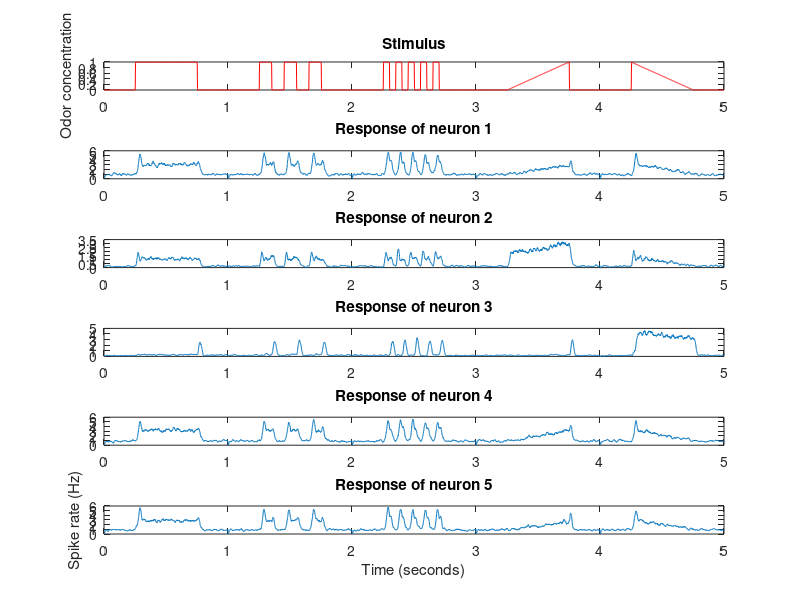

This figure's MATLAB source: (Note: this script raises an error after producing the figure.)
%% PCA on simulated neurons
%
% Guidance is provided via comments and example code below.
%
% To make this script easier to use, the task is broken into  sections,
% each section with a bold header (those starting with '%%') can be run by
% themselves (without running the entire script) using the 'run section
% command'. Just place your cursor within one of these sections (it will
% become highlighted) to allow this functionality.
% 
% AVB & SLH 4/2016

%% Close figures and clear workspace
clear;      % Delete all  variables in workspace, you will lose unsaved variables
close all;  % Close all of the open figure windows

%% Load data 
% This line loads three variables: data, stim, time
load('pca_data.mat')

% data is a 58x5000 matrix, Neurons x Time Points
% Each row is the PSTH of a neuron's response to the stimuli
% stim is a 1x5000 column vector of the Stimuli over time
% time is a 1x5000 column vector of the Time in second

%% Plot data for six neurons
% This section of the code plots the stimulus and the responses for the
% first six neurons in the same figure.  You can copy and change this code
% to create your other figures.

% If you can't see the data in the figure, maximize the figure so you can. 

figure
ax(1) = subplot(6,1,1); % subplot allows you to plot multiple graphs in the same figure
plot(time,stim','r') % Plot the stimulus in red ('r')
ylabel('Odor concentration')
title('Stimulus')
for i = 1:5 % Loop over first 5 neurons to plot their responses
    ax(i+1) = subplot(6,1,i+1);
    plot(time,data(i,:)) % This plots row i of data
    title(['Response of neuron ',num2str(i)])
end
xlabel('Time (seconds)')
ylabel('Spike rate (Hz)')

%% Save figure 
% The saveFormattedFig function saves the last figure you have made in a
% format that is easy to insert (simply by dragging) into a word document.
% You can use this code to save all your other figures by calling
% 'saveFormattedFig' with the the name of the file you wish to save as a
% string, as below:

% You don't need to change any code in the saveFormattedFig.m file. 
psthFigName = 'psth_response_fig';
saveFormattedFig(psthFigName)


%% Calculate the number of neurons and number of time points using the size of the data matrix 
% Use the 'size' function to get the size of each dimension of the data matrix 
%   hint: type 'doc size' for help on the size function
% Assign the number of neurons to the variable 'nNeurons' [ for n(umber)Neurons ]
% Assign the number of time points to the variable 'nTimePts'

% =======================
% Insert/Modify code here

% This is an 'empty' assignment, change it to be the appropriate values by
% using the size function.
nNeurons = []; 
nTimePts = [];

%d
[nNeurons, nTimePts] = size(data);

% =======================

%% "Center" the neural responses by subtracting off each mean response 
% First calculate the mean of each neuron's response using 'mean'. 
% Make sure you calculate the mean of data along the correct axis!
% Calculate the neuron's mean response and NOT the mean response of all
% neurons for one time point. 
%   hint: type 'doc mean' for how to choose the axis 'mean' averages over
%
% Assign the mean response matrix to the variable 'mu' below.

% =======================
% Insert/Modify code here

mu = [];

%d
mu = mean(data,2);

% =======================

% Next subtract each neuron's mean response from its response.
%   hint: The easiest way to do this is by subtracting the matrix mu from 
%       the data matrix. To perform subtraction the dimensions of the
%       matricies must match. You will need to make a copy of mu for
%       each time point to get the dimensions to be the same.
%   hint: 'repmat' will repeat a matrix to make a larger matrix, type 'doc
%       repmat' for help using this function. Use the nTimePts variable to
%       define the number of time dimensions you need
%
% Assign the mean subtracted (centered) responses to the variable
% 'centeredData' below.

% =======================
% Insert/Modify code here

centeredData = [];

%d
centeredData = data - repmat(mu,1,nTimePts);

% =======================

%% Plot centered neural responses for the first six neurons
% Use the plotting code above, or any method you want, to visualize mean
% subtraction. Include a title or otherwise indicate what operation has
% occured. You do not need to include the stimulus, but may if you like.

% =======================
% Insert/Modify code here

figure;
for i = 1:6
    ax(i) = subplot(6,1,i);
    plot(time,centeredData(i,:))
end
ylabel('Response (Hz)')
xlabel('Time (s)')
ax(1).Title.String = 'Centered Responses';

% =======================


%% Save a figure of the centered data
% Uncomment the code below and fill in a name for your figure.

% =======================
% Insert/Modify code here

%centeredFigName = '';
%saveFormattedFig(centeredFigName);

%d
centeredFigName = 'cent_fig';
saveFormattedFig(centeredFigName);
% =======================


%% Generate the covariance matrix
% Use the 'cov' function to calculate the covariance (using the centered
% data!). This will return a matrix that has variance along the diagonal
% entries and the covariance in the off-diagonal entries.

% You have done this correctly if dataCov(1,1) = 0.3275

% =======================
% Insert/Modify code here

dataCov = [];

%d
dataCov = cov(centeredData);

% =======================


%% Plot the covariance matrix
% You can use the 'imagesc' function to visualise the covariance matrix.
% Calling the 'colorbar' function adds the color scale on your graph.
% 

% =======================
% Insert/Modify code here

%d
figure;
imagesc(dataCov)
colorbar();
title('Covariance Matrix');

% =======================

%% Save a covariance matrix figure
% Use the example above to save the matrix.

% =======================
% Insert/Modify code here
%d
covFigName = 'cov_fig';
saveFormattedFig(covFigName);
% =======================


%% Find the principal components of the responses
% Use the 'pca' function on the data matrix (you do not need to use the
% centered data).
%   hint: Make sure the input to 'pca' is in the correct orientation, you
%       may need to transpose the data matrix using the transpose function 
%       e.g. x_transposed = x'
%
% The 'pca' function returns several values, for us the important ones are:
%   'score'     - essentially the "Principal Components" or PCs
%   'explained' - The amount of variance explained by each of the PCs
%   'coeff'     - also known as "loadings" these measure the importance of
%                 each variable in accounting for the variability of the 
%                 associated PC.
%                 (named coeff as they are the correlation coefficients 
%                 between the 'scores' and the original variables)
%
% Read the help documentation on pca for further information. Plotting
% values against each other can be helpful in exploring the data.

% You have done this correctly if coeff(1,1) = 0.0724

% =======================
% Insert/Modify code here

%d
[coeff,score,latent,tsquared,explained,mu] = pca(data');

% =======================

%% Plot explained variance (~Scree plot)
% Use the output from the 'pca' function above to make a plot of the
% different PC contributions to explained variance in the data.
%
%   hint: to make the plot more clear, pass '-o' to the 'plot' function.

% =======================
% Insert/Modify code here

%d
figure;
plot(explained,'-o')
xlabel('PC Number')
ylabel('Explained Variance')
title('PC Variance')

% =======================

%% Save the explained variance figure
% Use the example above to save the matrix.

% =======================
% Insert/Modify code here

%d
explVarFigName = 'expl_var_fig';
saveFormattedFig(explVarFigName);

% =======================

%% Plot the first 6 principal components
% Use the output of 'pca' to plot the principal components. See the notes
% in the previous section for help on this.

% =======================
% Insert/Modify code here

%d
figure;
for i = 1:6
    ax(i) = subplot(6,1,i);
    plot(score(:,i))
    title(['PC ' num2str(i)]);
end
xlabel('Time')
ylabel('Response')

% =======================

%% Save the Principal Component figure
% Use the example above to save the matrix.

% =======================
% Insert/Modify code here
%d
pcFigName = 'pc_fig';
saveFormattedFig(pcFigName);
% =======================

%% Find the covariance matrix of the principal components & plot it
% Remember this corresponds to the 'score' output of the 'pca' function.
% Again use the 'imagesc' and 'colorbar' functions for plotting.
% 
% You have done this correctly if the first entry in the matrix = 47.1669

% =======================
% Insert/Modify code here

%d
pcsCov = cov(score);
figure;
imagesc(pcsCov);
colorbar();
title('Covariance Matrix of PCs')

% =======================

%% Save the covariance matrix figure
% Use the example above to save the matrix.

% =======================
% Insert/Modify code here
%d
pcCovFigName = 'pc_cov_fig';
saveFormattedFig(pcCovFigName);
% =======================

%% Make a 3D plot of each neuron's loadings for the first 3 PCs
% Use 'plot3' to make a 3D plot. Plot each loading as a discrete dot or
% circle for clarity, and please label the axes. Remember the loadings
% correspond to the 'coeff' output of the 'pca' function.
%   hint: type 'doc Chart Line Properties' and select the first search
%       result for help with plot formatting.
%   hint: using 'grid on' might make your graph more easily viewable

% =======================
% Insert/Modify code here

%d
plot3(coeff(:,1),coeff(:,2),coeff(:,3),'o')
grid on
xlabel('PC1 Loading')
ylabel('PC2 Loading')
zlabel('PC3 Loading')
title('PC Loadings')

% =======================

%% Save loadings figure
% Use the example above to save the matrix.

% =======================
% Insert/Modify code here
%d
loadFigName = 'loadings_fig';
saveFormattedFig(loadFigName);
% =======================

%% Extension problems
% If you feel confident or would like to gain additional practice, please
% continue by answering the extension problems as outlined in the homework
% instructions. Some problems will require more coding please complete this
% below.


